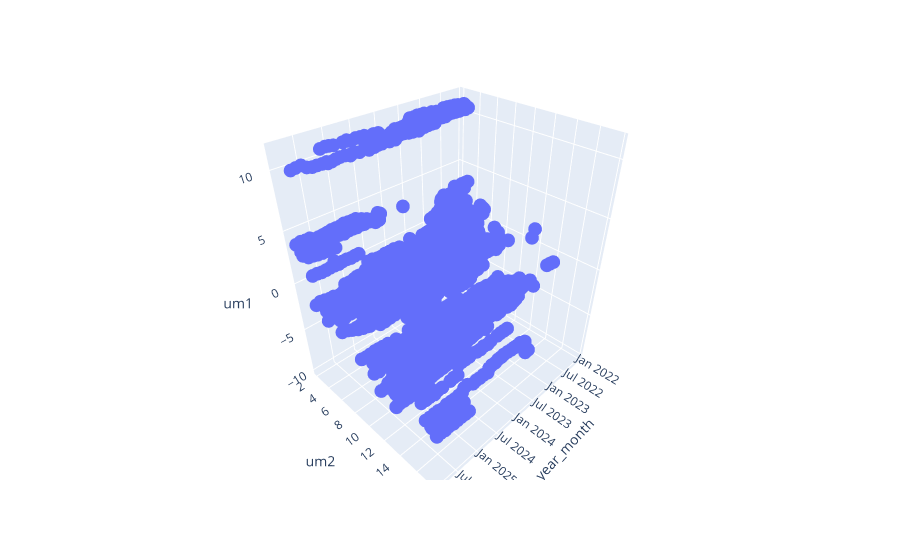

The notebook cell this image was saved under:
### Code cell
import plotly.express as pe
# тяжело читать график
pe.scatter_3d(data_frame=monthly_vectors, x='year_month', y='um2', z='um1')

### Figure 1 — Plotly figure (JSON) as saved in the notebook; plotly's stock layout.template omitted (floating-point values rounded to 4 significant figures; data arrays with more than 128 entries replaced by an {"elided": "..."} marker saying what was removed)
{"data": [{"hovertemplate": "year_month=%{x}<br>um2=%{y}<br>um1=%{z}<extra></extra>", "legendgroup": "", "marker": {"color": "#636efa", "symbol": "circle"}, "mode": "markers", "name": "", "scene": "scene", "showlegend": false, "type": "scatter3d", "x": {"elided": "1730 str values"}, "y": {"elided": "1730 float values"}, "z": {"elided": "1730 float values"}}], "layout": {"legend": {"tracegroupgap": 0}, "margin": {"t": 60}, "scene": {"domain": {"x": [0, 1], "y": [0, 1]}, "xaxis": {"title": {"text": "year_month"}}, "yaxis": {"title": {"text": "um2"}}, "zaxis": {"title": {"text": "um1"}}}}}
